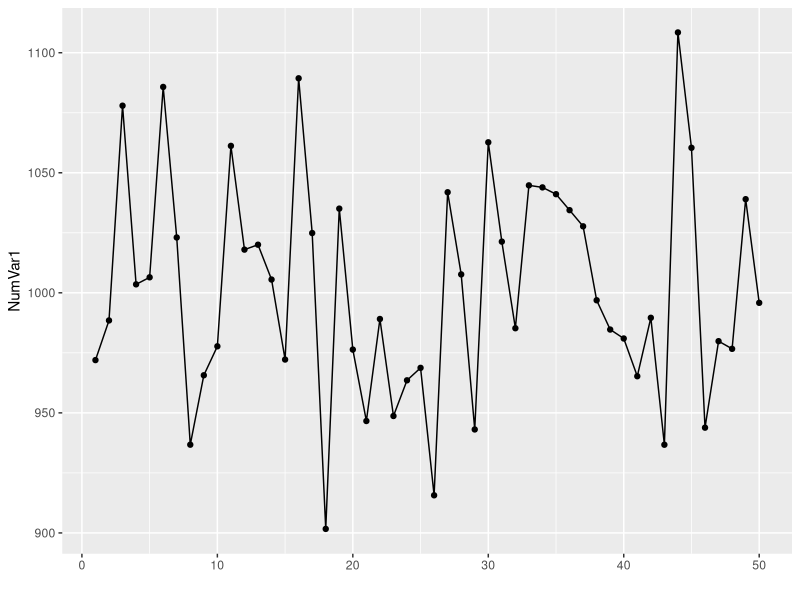
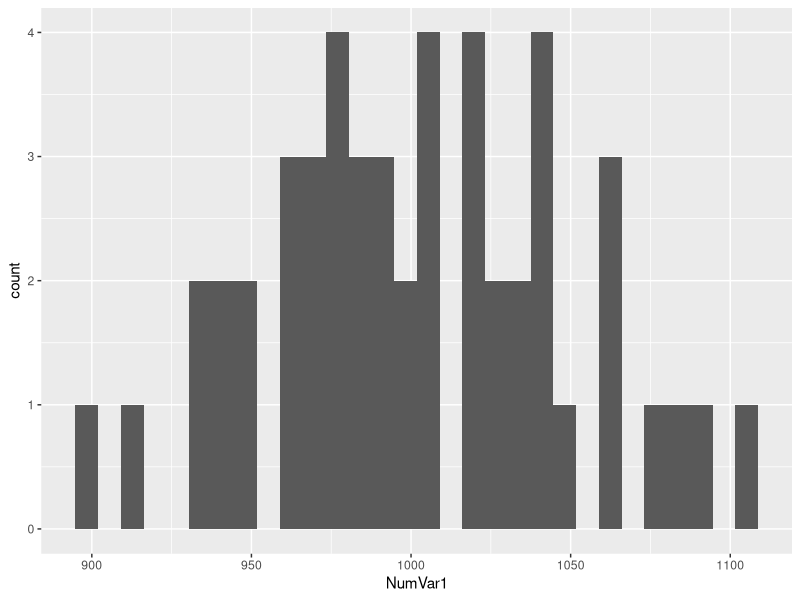
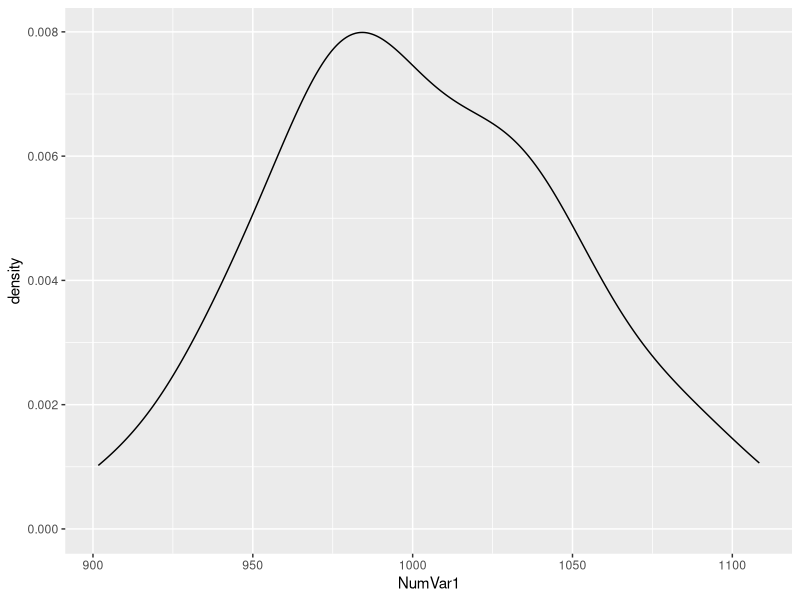
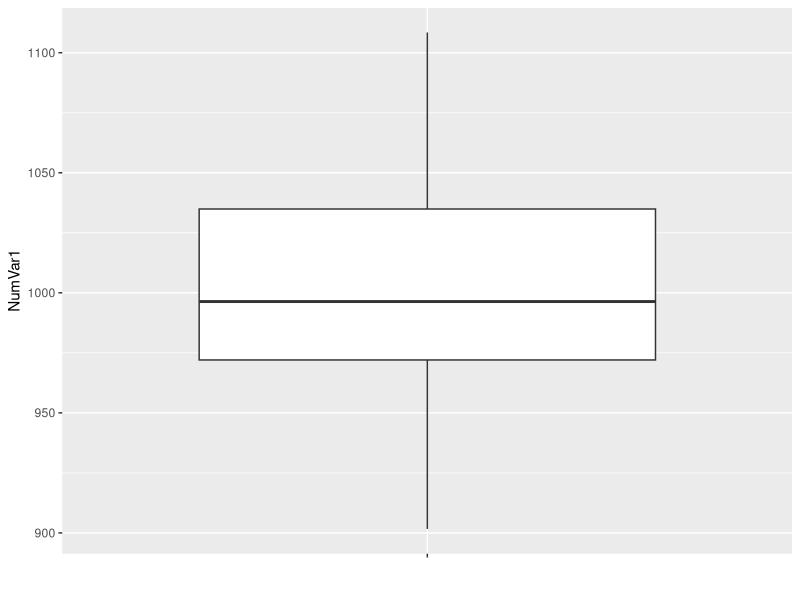
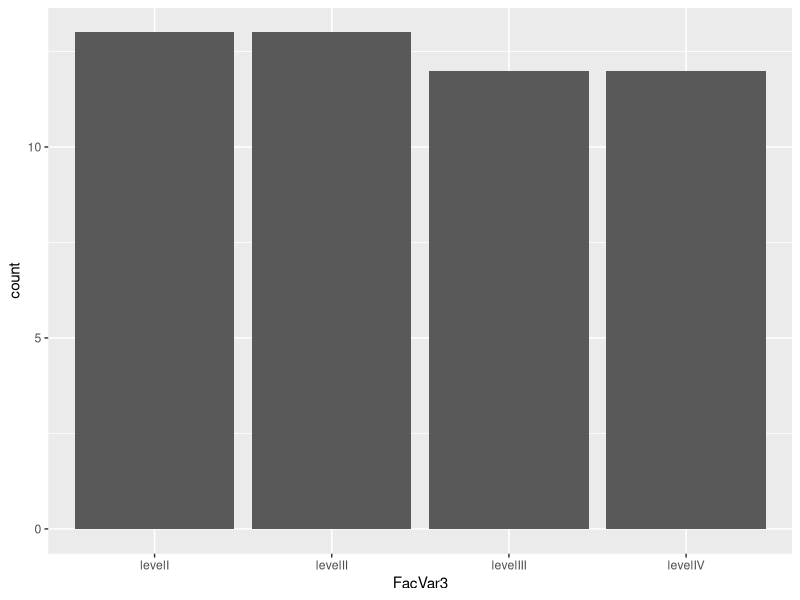
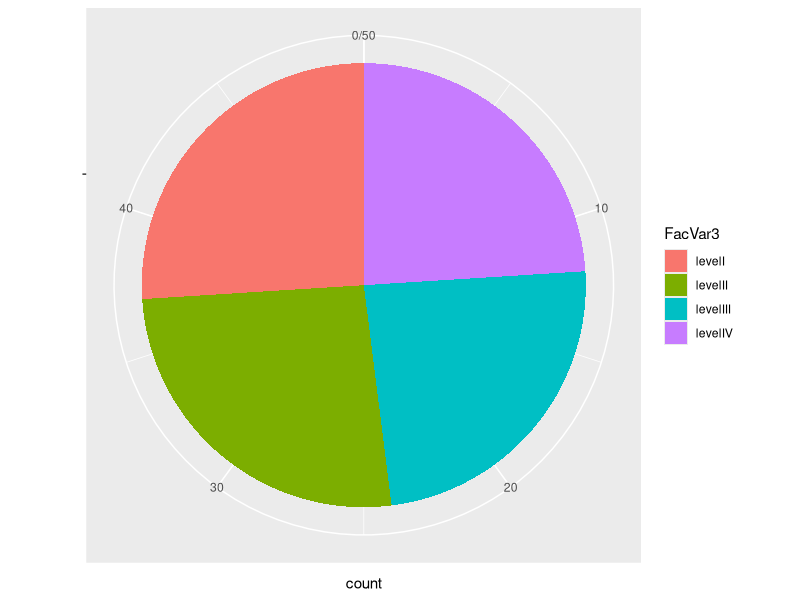
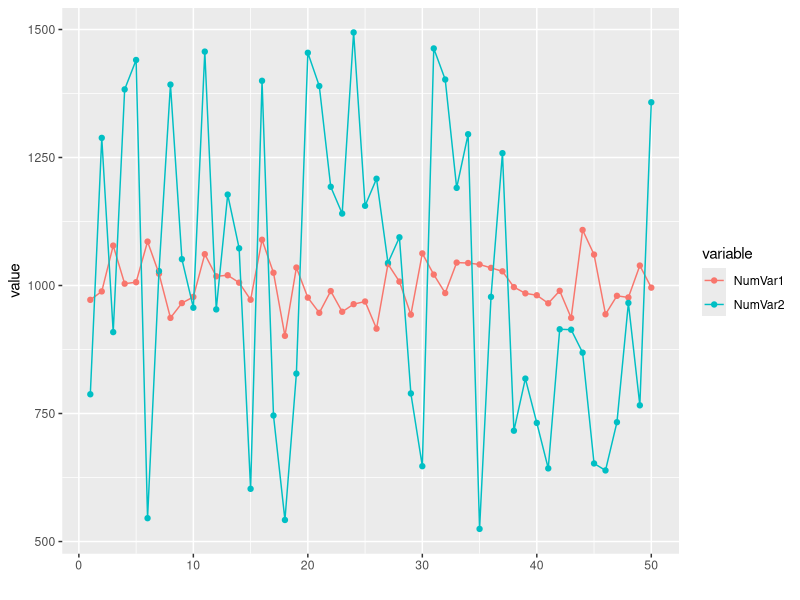
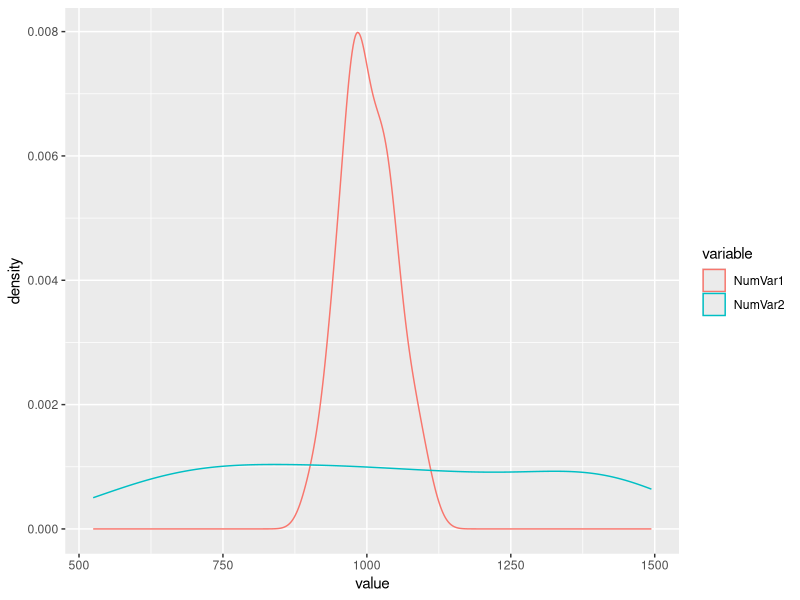

The R source for these figures, in order: (Note: this script raises an error after producing the figures.)
## ---- chunk 1
## Simulate some data

## 3 Factor Variables
FacVar1=as.factor(rep(c("level1","level2"),25))
FacVar2=as.factor(rep(c("levelA","levelB","levelC"),17)[-51])
FacVar3=as.factor(rep(c("levelI","levelII","levelIII","levelIV"),13)[-c(51:52)])

## 4 Numeric Vars
set.seed(123)
NumVar1=round(rnorm(n=50,mean=1000,sd=50),digits=2) ## Normal distribution
set.seed(123)
NumVar2=round(runif(n=50,min=500,max=1500),digits=2) ## Uniform distribution
set.seed(123)
NumVar3=round(rexp(n=50,rate=.001)) ## Exponential distribution
NumVar4=2001:2050

simData=data.frame(FacVar1,FacVar2,FacVar3,NumVar1,NumVar2,NumVar3,NumVar4)
## ---- chunk 2
library(ggplot2)
library(reshape2)
## ---- chunk 3

ggplot(simData,aes(y=NumVar1,x=1:nrow(simData),group="NumVar1"))+geom_point()+geom_line()+ xlab("") ## Index plot 
ggplot(simData,aes(x=NumVar1))+geom_histogram() ## histogram
ggplot(simData,aes(x=NumVar1))+geom_density() ## Kernel density plot
ggplot(simData,aes(x=factor(""),y=NumVar1))+geom_boxplot()+ xlab("") ## box plot
## ---- chunk 4

## barplot
ggplot(simData,aes(x=FacVar3))+geom_bar()

## pie chart - Not the best graph --- use with caution
ggplot(simData,aes(x = factor(""), fill=FacVar3, label=FacVar3))+geom_bar()+ coord_polar(theta = "y")  +scale_x_discrete("")
## ---- chunk 5
simtmp=simData[,c(4:5)] ## 4th and 5th columns are NumVar1 and NumVar2
simtmp$index=1:nrow(simtmp)
simtmpmelt=melt(simtmp,id=c("index"))

## line plots with observation number as index
ggplot(simtmpmelt,aes(y=value,x=index,color=variable))+geom_point()+geom_line()+xlab("")

## Let's draw density functions for NumVar1 & NumVar2
ggplot(simtmpmelt,aes(x=value,color=variable))+geom_density()

## scatter plot
ggplot(simData,aes(x=NumVar1,y=NumVar2))+geom_point()
## ---- chunk 6
## Mosaic plot: ggMMplot function - thanks to Edwin on Stackoverflow: http://stackoverflow.com/questions/19233365/how-to-create-a-marimekko-mosaic-plot-in-ggplot2

ggMMplot <- function(var1, var2){
  require(ggplot2)
  levVar1 <- length(levels(var1))
  levVar2 <- length(levels(var2))
  
  jointTable <- prop.table(table(var1, var2))
  plotData <- as.data.frame(jointTable)
  plotData$marginVar1 <- prop.table(table(var1))
  plotData$var2Height <- plotData$Freq / plotData$marginVar1
  plotData$var1Center <- c(0, cumsum(plotData$marginVar1)[1:levVar1 -1]) +
    plotData$marginVar1 / 2
  
  ggplot(plotData, aes(var1Center, var2Height)) +
    geom_bar(stat = "identity", aes(width = marginVar1, fill = var2), col = "Black") +
    geom_text(aes(label = as.character(var1), x = var1Center, y = 1.05)) 
}
ggMMplot(simData$FacVar2, simData$FacVar3)

## barplots

bartabledat = as.data.frame(table(simData$FacVar2, simData$FacVar3)) ## get the cross tab
ggplot(bartabledat,aes(x=Var2,y=Freq,fill=Var1))+geom_bar(position="dodge") ## plot
ggplot(bartabledat,aes(x=Var2,y=Freq,fill=Var1))+geom_bar() ## stacked
bartableprop =as.data.frame(prop.table(table(simData$FacVar2, simData$FacVar3),2)*100) 
ggplot(bartableprop,aes(x=Var2,y=Freq,fill=Var1))+geom_bar() ## Stacked 100% 
## ---- chunk 7
## Box plots for the numeric var over the levels of the factor var
ggplot(simData,aes(x=FacVar1,y=NumVar1))+geom_boxplot()

## density plot of numeric var across multiple levels of the factor var
ggplot(simData,aes(x=NumVar1,color=FacVar1))+geom_density()

## Mean of one numeric var over levels of one factor var
meanagg = aggregate(simData$NumVar1, list(simData$FacVar3), mean)
ggplot(meanagg,aes(x=Group.1,y=x))+geom_point()+coord_flip() ## Dot Chart equivalent
ggplot(meanagg,aes(x=Group.1,y=x))+geom_bar() ## Bar plot
## ---- chunk 8
Threebartable = as.data.frame(table(simData$FacVar1, simData$FacVar2, simData$FacVar3)) ## CrossTab
ggplot(Threebartable,aes(x=Var3,y=Freq,fill=Var2))+geom_bar(position="dodge")+facet_wrap(~Var1) ## Bar plot with facetting
## ---- chunk 9
## boxplot of NumVar1 over an interaction of 6 levels of the combination of FacVar1 and FacVar2
ggplot(simData,aes(x=FacVar2,y=NumVar1, fill=FacVar1))+geom_boxplot()

## Mean of 1 Numeric over levels of two factor vars
meanaggg = aggregate(simData$NumVar1, list(simData$FacVar1, simData$FacVar2), mean)
## Dot Chart equivalent
ggplot(meanaggg,aes(x=Group.2,y=x,color=Group.2))+geom_point()+coord_flip()+facet_wrap(~Group.1, ncol=1) 

## Interaction chart - line chart
ggplot(meanaggg,aes(x=Group.2,y=x,color=Group.1, group=Group.1))+geom_point()+geom_line()

## And bar plot
ggplot(meanaggg,aes(x=Group.2,y=x))+geom_bar()+facet_wrap(~Group.1)
## ---- chunk 10
## Scatter plot with color identifying the factor variable
ggplot(simData,aes(x=NumVar1,y=NumVar2,color=FacVar1))+geom_point()
## ---- chunk 11
## NumVar4 is 2001 through 2050... possibly, a time variable - use that as the x-axis
simtmpp=simData[,c(4,5,7)]
simtmppmelt=melt(simtmpp,id=c("NumVar4"))
ggplot(simtmppmelt,aes(x=NumVar4,y=value,color=variable,group=variable))+geom_point()+geom_line()

## Extra: Stacked Area Graph
ggplot(simtmppmelt,aes(x=NumVar4,y=value,fill=variable))+geom_area(position="stack")

## Extra: 100% stacked area graph
ggplot(simtmppmelt,aes(x=NumVar4,y=value,fill=variable))+geom_area(position="fill")

## ## Bubble plot - scatter plot of NumVar1 and NumVar2 with individual observations sized by NumVar3
ggplot(simData,aes(x=NumVar1,y=NumVar2,size=NumVar3))+geom_point()
## ---- chunk 12
#Thanks to Gaston Sanchez for the function: http://gastonsanchez.wordpress.com/2012/08/27/scatterplot-matrices-with-ggplot/
 makePairs <- function(data) 
{
  grid <- expand.grid(x = 1:ncol(data), y = 1:ncol(data))
  grid <- subset(grid, x != y)
  all <- do.call("rbind", lapply(1:nrow(grid), function(i) {
    xcol <- grid[i, "x"]
    ycol <- grid[i, "y"]
    data.frame(xvar = names(data)[ycol], yvar = names(data)[xcol], 
               x = data[, xcol], y = data[, ycol], data)
  }))
  all$xvar <- factor(all$xvar, levels = names(data))
  all$yvar <- factor(all$yvar, levels = names(data))
  densities <- do.call("rbind", lapply(1:ncol(data), function(i) {
    data.frame(xvar = names(data)[i], yvar = names(data)[i], x = data[, i])
  }))
  list(all=all, densities=densities)
}

## expanding numeric columns for pairs plot
gg1 = makePairs(simData[,4:7])

## new data frame 
simDatabig = data.frame(gg1$all,simData[,1:3])

## pairs plot
ggplot(simDatabig, aes_string(x = "x", y = "y")) + 
  facet_grid(xvar ~ yvar, scales = "free") + 
  geom_point(aes(colour=FacVar2), na.rm = TRUE) + 
  stat_density(aes(x = x, y = ..scaled.. * diff(range(x)) + min(x)), 
               data = gg1$densities, position = "identity", 
               colour = "grey20", geom = "line")
